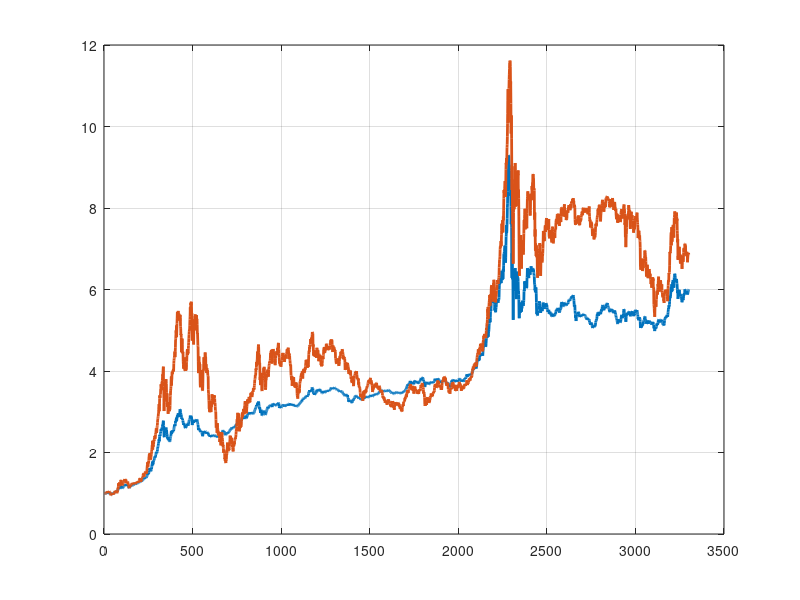

The MATLAB source for this figure: (Note: this script raises an error after producing the figure.)
%clear
load y0
T = size(y,1);
y2= zeros(T,2);
for i = 1:T
    sub_y = y{i};
    if isempty(sub_y)
        continue
    end
    sub_y = sub_y';
    %del_ind = isnan(sum(sub_y,2));
    %sub_y(del_ind,:) = [];
    y2(i,:) = mean(sub_y);
    
    
end

% figure
% subplot(2,1,1)
% plot(cumprod(1+y2),'LineWidth',2)


y3= zeros(T,2);
for i = 1:T
    sub_y = y{i};
    if isempty(sub_y)
        continue
    end
    sub_y = sub_y';
    
    del_ind = eq(sub_y(:,1),0);
    
    sub_y1 = sub_y(:,1);
    sub_y1 = sub_y1(~del_ind);
    sub_y1(isnan(sub_y1)) = [];
    temp_y2 = zeros(1,2);
    if ~isempty(sub_y1)
        temp_y2(1) = mean(sub_y1);
    end
    
    sub_y2 = sub_y(:,2);
    sub_y2 = sub_y2(~del_ind);
    if ~isempty(sub_y2)
        temp_y2(2) = mean(sub_y2);
    end
    y3(i,:) = temp_y2;
end
figure;
% subplot(2,1,2)
axes( 'YAxisLocation', 'right', 'XAxisLocation', 'top')

r_bond = exp(log(1.1)/244/6)-1;

y3(:,1) = y3(:,1)+r_bond;



plot(cumprod(1+y3),'LineWidth',2)

grid on
y_c = cumprod(1+y3);
[v,v_str,sta_val] = curve_static0(y_c(:,1))
